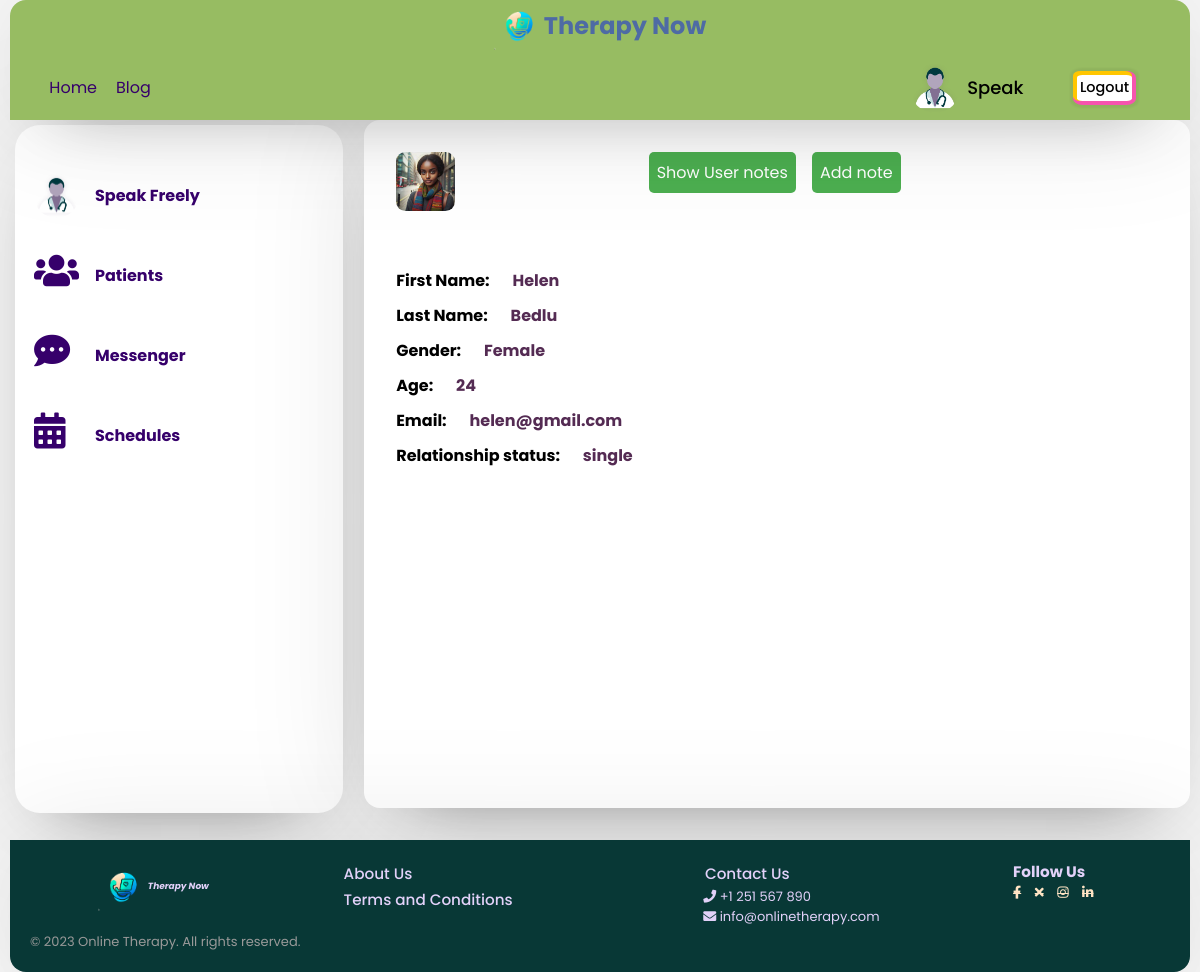
The app's page /profile.php?user_id=2&link=user_profile (signed in) with its own data.
### tables this page shows
CREATE TABLE `therapist` (
  `unique_id` int(11) NOT NULL,
  `fname` text NOT NULL,
  `lname` text NOT NULL,
  `email` text NOT NULL,
  `password` text NOT NULL,
  `specialization` text DEFAULT NULL,
  `img` text DEFAULT NULL,
  `phone` text DEFAULT NULL,
  `status` text DEFAULT NULL,
  `r_date` date DEFAULT curdate(),
  `r_time` time DEFAULT curtime(),
  `gender` varchar(30) NOT NULL,
  `birthDate` int(11) NOT NULL
);

CREATE TABLE `users` (
  `user_id` int(11) NOT NULL,
  `unique_id` int(255) NOT NULL,
  `fname` varchar(255) NOT NULL,
  `lname` varchar(255) NOT NULL,
  `email` varchar(255) NOT NULL,
  `password` varchar(255) NOT NULL,
  `img` varchar(255) NOT NULL,
  `status` varchar(255) NOT NULL,
  `gender` varchar(10) DEFAULT NULL,
  `birthdate` date DEFAULT NULL,
  `relationship` varchar(100) DEFAULT NULL,
  `r_date` date DEFAULT curdate(),
  `r_time` time DEFAULT curtime()
);

### profile/profile.php (the view, shortened to what this page needs)
<?php
if (isset($_GET['user_id'])) {
    $user_id = $_GET['user_id'];
    $sql_p2 = mysqli_query($conn, "SELECT * FROM users WHERE unique_id = {$user_id}");
}
$sql_d = mysqli_query($conn, "SELECT * FROM therapist WHERE unique_id = {$_SESSION['unique_id']}");
$_doc = false;
$_user = false;
$user_profile = false;
if (mysqli_num_rows($sql_d) > 0) {
    $_doc = true;
    $_user = false;
    if (isset($_GET['link']) and $_GET['link'] == 'user_profile') {
        $user_profile = true;
    } else {
        $user_profile = false;
    }
} else {
    $_doc = false;
    $_user = true;
}
if ($_doc and !$user_profile) {
?>
    <div class="right">
        <img src="php/images/<?php echo $row['img']; ?>" alt="">
        <h2><?= $row['fname'] . '  ' . $row['lname'] ?></h2>
        <ul>
            <li><strong>Specialty:</strong> Psychiatrist</li>
            <li><strong>Location:</strong> Addis Ababa</li>
            <li><strong>Rating:</strong> 4.9/5</li>
            <li><strong>Bio:</strong> <?= $row['fname'] . '  ' ?> is a licensed and experienced psychiatrist who provides
                compassionate and effective mental health care to his patients. He specializes in treating anxiety,
                depression, bipolar disorder, and PTSD. He also offers online counseling and telemedicine services.</li>
        </ul>
    </div>
<?php
} elseif ($_user or $_doc) {
    if ($_doc) {
        $row = mysqli_fetch_assoc($sql_p2);
    }
?>
    <div class="right prof">
        <?php
        $birthdate = new DateTime($row['birthdate']);
        $today = new DateTime('today');
        $age = $birthdate->diff($today)->y;
        ?>
        <div class="rightleft">
            <img src="php/images/<?php echo $row['img']; ?>" alt="">
            <ul>
                <br><br>
                <li><strong>First Name: </strong> <span><?= $row['fname'] ?> </span></li>
                <li><strong>Last Name: </strong> <span><?= $row['lname'] ?></span></li>
                <li><strong>Gender: </strong> <span><?= $row['gender'] ?></span></li>
                <li><strong>Age: </strong> <span><?= $age ?></span></li>
                <li><strong>Email: </strong> <span><?= $row['email'] ?></span></li>
                <li><strong>Relationship status: </strong> <span><?= $row['relationship'] ?></span></li>
            </ul>
        </div>
        <?php if (mysqli_num_rows($sql_d) > 0) { ?>
                <div class="righright">
                <div class="buttons">
                    <button class="addHis">Add note</button>
                    <button class="showHis">Show User notes</button>
                </div>
            </div>
            <?php    } ?>
    </div>
<?php
}
?>

### header.php (shortened to what this page needs)
<div id="header-container">
    <div class="logo">
        <a href="index.php">
            <img src="img/logo.png" alt="">
            <h1>Therapy Now</h1>
        </a>
    </div>
    <header>
        <div class="navigation-menu">
            <div class="navigation-links">
                <a href="index.php">Home</a>
                <a href="blog.php">Blog</a>
            </div>
        </div>
        <?php require_once "php/config.php";
        if (!isset($_SESSION['unique_id'])) { ?>
            <div class="user-buttons c d">
                <a href="signup.php">Sign up</a>
                <a href="login.php">Log in</a>
            </div>
        <?php } else {
            $sql = mysqli_query($conn, "SELECT * FROM users WHERE unique_id = {$_SESSION['unique_id']}");
            if (mysqli_num_rows($sql) > 0) {
                $row = mysqli_fetch_assoc($sql);
            } else {
                $sql = mysqli_query($conn, "SELECT * FROM therapist WHERE unique_id = {$_SESSION['unique_id']}");
                $row = mysqli_fetch_assoc($sql);
            } ?>
            <div class="user-buttons user-profile c">
                <a href="profile.php" class="pro_link">
                    <img src="php/images/<?php echo $row['img']; ?>" alt="">
                    <span><?php echo $row['fname'] ?></span>
                </a>
                <a href="php/logout.php?logout_id=<?php echo $row['unique_id']; ?>" class="logout">Logout</a>
            </div>
        <?php } ?>
    </header>
</div>

### profile/sidebar.php (shortened to what this page needs)
<div class="left">
    <?php
    $sql = mysqli_query($conn, "SELECT * FROM therapist WHERE unique_id ={$_SESSION['unique_id']} ");
    if (mysqli_num_rows($sql) > 0) {
    ?>
    <a href="profile.php?link=profile">
        <img src="php/images/<?php echo $row['img']; ?>" alt="">
        <p><?= $row['fname'] . " " . $row['lname'] ?></p>
    </a>
    <a href="profile.php?link=patient">
        <span><i class="fas fa-solid fa-users"></i></span>
        <p>Patients</p>
    </a>
    <?php
    }
    ?>
    <a href="profile.php?link=message">
        <span><i class="fas fa-solid fa-comment-dots"></i></span>
        <p>Messenger</p>
    </a>
    <a href="profile.php?link=schedule">
        <span><i class="fas fa-solid fa-calendar-alt"></i></span>
        <p>Schedules</p>
    </a>
</div>

### style.css (style rules this page uses)
* { margin: 0; padding: 0; box-sizing: border-box; text-decoration: none; font-family: 'Poppins', sans-serif; }
body { display: flex; flex-direction: column; align-items: center; justify-content: space-between; min-height: 100vh; background: #f7f7f7; padding: 0 10px; }
.wrapper, #header-container, footer { box-shadow: 0 0 128px 0 rgba(0, 0, 0, 0.1), 0 32px 64px -48px rgba(0, 0, 0, 0.5); }
#header-container, footer { background-color: #fff; }
img { width: 50px; height: 50px; }
#header-container .logo img { width: 50px; }
#header-container .logo h1 { color: #4E6BA4; }
#header-container { z-index: 1; background-color: #97BC62; display: flex; align-items: center; justify-content: space-around; width: 100%; height: 120px; position: sticky; top: 0; left: 0; flex-direction: column; border-top-left-radius: 16px; border-top-right-radius: 16px; }
#header-container header { display: flex; align-items: center; justify-content: space-around; display: flex; width: 100%; height: auto; flex-grow: 1; }
#header-container .navigation-menu { flex-grow: 0.5; width: 100%; margin-left: 2em; }
#header-container a { margin: 1%; }
#header-container .c a { text-align: center; cursor: pointer; text-decoration: none; color: #000; background: #fff; margin: 10px; border-radius: 10%; padding: 0.2em; font-size: 0.9em; font-weight: 500; box-shadow: rgb(255, 198, 0) -2px -2px 0px 2px, rgb(246, 84, 174) 0px 0px 0px 4px, rgba(0, 0, 0, 0.05) 0px 0px 2px 7px; transition: all 0.2s; }
#header-container .c a.pro_link { display: flex; align-items: center; background: none; bottom: none; box-shadow: none; min-width: 150px; max-width: 150px; margin-left: 0; }
#header-container .user-profile { display: flex; width: 50%; align-items: center; justify-content: flex-end; margin-right: 3em; }
#header-container .user-profile img { object-fit: cover; border-radius: 50%; height: 50px; width: 50px; }
#header-container .user-profile span { font-size: 18px; font-weight: 500; color: #000; margin-left: 5%; }
#header-container .logo a { margin: 0; padding: 0; display: flex; color: #333; align-items: center; }
.navigation-menu { flex-grow: 0.5; width: 100%; margin-left: 2em; }
a { margin: 1%; }
.c a { text-align: center; cursor: pointer; text-decoration: none; color: #000; background: #fff; margin: 10px; border-radius: 10%; padding: 0.2em; font-size: 0.9em; font-weight: 500; box-shadow: rgb(255, 198, 0) -2px -2px 0px 2px, rgb(246, 84, 174) 0px 0px 0px 4px, rgba(0, 0, 0, 0.05) 0px 0px 2px 7px; transition: all 0.2s; }
.c a.pro_link { display: flex; align-items: center; background: none; bottom: none; box-shadow: none; min-width: 150px; max-width: 150px; margin-left: 0; }
#header-container .logo a { font-size: clamp(0.75em, 1vw, 2vw); margin: 0; padding: 0; display: flex; color: #333; }
.profile-container .left { max-width: 350px; flex-grow: 1; width: 40%; height: 86vh; margin: 5px; padding: 1em; display: flex; flex-direction: column; background: #fff; border-radius: 25px; box-shadow: 0 0 128px 0 rgba(0, 0, 0, 0.1), 0 32px 64px -48px rgba(0, 0, 0, 0.5); }
.profile-container .left { width:min-content; }
.profile-container .left a { text-decoration: none; font-size: medium; margin-top: 2em; font-weight: bold; width: 100%; border-radius: 16px; display: flex; align-items: center; padding-right: 1em; gap: 1em; }
.profile-container .left a :first-child { border-radius: 50%; height: 45px; width: 45px; font-size: 1.5em; }
.profile-container .right { max-height: 86vh; overflow: auto; flex-grow: 2; padding: 2em; display: flex; flex-direction: column; gap: 1em; border-radius: 25px; background: #fff; border-radius: 16px; box-shadow: 0 0 128px 0 rgba(0, 0, 0, 0.1), 0 32px 64px -48px rgba(0, 0, 0, 0.5); }
.profile-container .right img { border-radius: 16%; width: 25%; height: auto; }
.profile-container .right ul { list-style-type: none; flex-grow: 2; }
.profile-container .right li { margin-bottom: 10px; }
.profile-container .right span { margin-left: 2vmin; color: #542B53; font-weight: 700; }
a { color: #36006b; }

### profile/profile.php (style rules this page uses)
.profile-container .right .rightleft span { margin-left: 2vmin; color: #542B53; font-weight: 700; }
.profile-container .prof { display: flex; flex-direction: row; }
.profile-container .right .righright div { margin-bottom: 1em; }
.right .buttons { display: flex; gap: 1em; flex-direction: row-reverse; }
.right .buttons button, input[type="submit"] { background-color: #4CAF50; color: white; border: none; border-radius: 5px; padding: 0.5em; font-size: 1em; cursor: pointer; }

### records on screen
therapist: img (picture), fname "Speak", lname "Freely"
users: img (picture), fname "Helen", lname "Bedlu", gender "Female", birthdate "24", email "helen@gmail.com", relationship "single"
